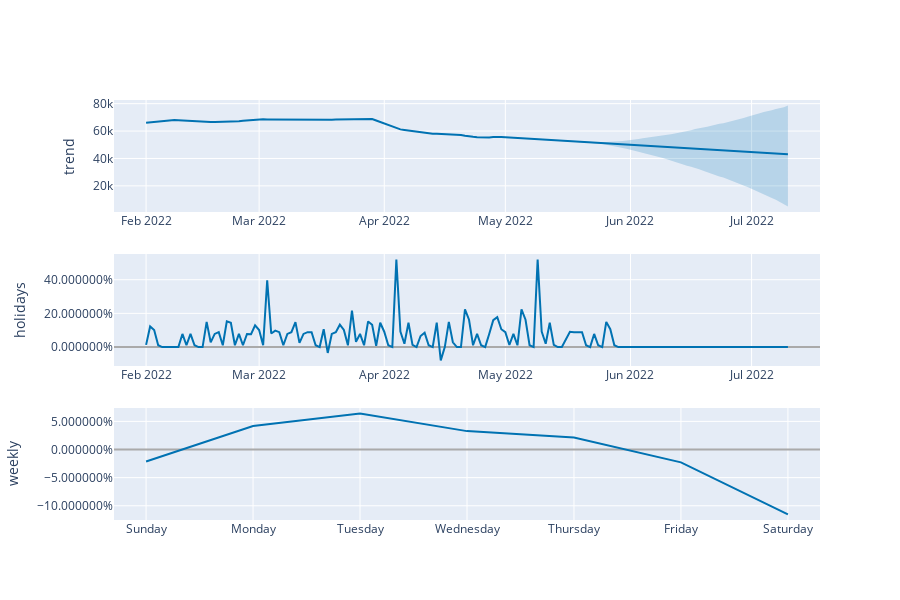

The code cell stored with this chart in its notebook:
### Code cell
plot_components_plotly(testm, forecasttest)

### Figure 1 — Plotly figure (JSON) as saved in the notebook; plotly's stock layout.template omitted (floating-point values rounded to 4 significant figures; data arrays with more than 128 entries replaced by an {"elided": "..."} marker saying what was removed)
{"data": [{"line": {"color": "#0072B2", "width": 2}, "mode": "lines", "name": "trend", "type": "scatter", "x": {"elided": "160 str values"}, "xaxis": "x", "y": {"elided": "160 float values"}, "yaxis": "y"}, {"line": {"color": "rgba(0, 114, 178, 0.2)", "width": 0}, "mode": "lines", "name": "trend_upper", "type": "scatter", "x": {"elided": "160 str values"}, "xaxis": "x", "y": {"elided": "160 float values"}, "yaxis": "y"}, {"fill": "tonexty", "fillcolor": "rgba(0, 114, 178, 0.2)", "line": {"color": "rgba(0, 114, 178, 0.2)", "width": 0}, "mode": "lines", "name": "trend_lower", "type": "scatter", "x": {"elided": "160 str values"}, "xaxis": "x", "y": {"elided": "160 float values"}, "yaxis": "y"}, {"line": {"color": "#0072B2", "width": 2}, "mode": "lines", "name": "holidays", "text": {"elided": "160 str values"}, "type": "scatter", "x": {"elided": "160 str values"}, "xaxis": "x2", "y": {"elided": "160 float values"}, "yaxis": "y2"}, {"line": {"color": "#0072B2", "width": 2}, "mode": "lines", "name": "weekly", "type": "scatter", "x": ["2017-01-01T00:00:00", "2017-01-02T00:00:00", "2017-01-03T00:00:00", "2017-01-04T00:00:00", "2017-01-05T00:00:00", "2017-01-06T00:00:00", "2017-01-07T00:00:00"], "xaxis": "x3", "y": [-0.02135, 0.04172, 0.06383, 0.03268, 0.02139, -0.02289, -0.1154], "yaxis": "y3"}], "layout": {"height": 600, "showlegend": false, "width": 900, "xaxis": {"anchor": "y", "domain": [0, 1], "range": ["2022-01-24T01:12:00", "2022-07-17T22:48:00"], "type": "date"}, "xaxis2": {"anchor": "y2", "domain": [0, 1], "range": ["2022-01-24T01:12:00", "2022-07-17T22:48:00"], "type": "date"}, "xaxis3": {"anchor": "y3", "domain": [0, 1], "range": ["2016-12-31T16:48:00", "2017-01-07T07:12:00"], "tickformat": "%A", "type": "date"}, "yaxis": {"anchor": "x", "domain": [0.7333, 1], "rangemode": "normal", "title": {"text": "trend"}, "zerolinecolor": "#AAA"}, "yaxis2": {"anchor": "x2", "domain": [0.3667, 0.6333], "hoverformat": ".2%", "rangemode": "tozero", "tickformat": "%", "title": {"text": "holidays"}, "zerolinecolor": "#AAA"}, "yaxis3": {"anchor": "x3", "domain": [0, 0.2667], "hoverformat": ".2%", "tickformat": "%", "title": {"text": "weekly"}, "zerolinecolor": "#AAA"}}}
